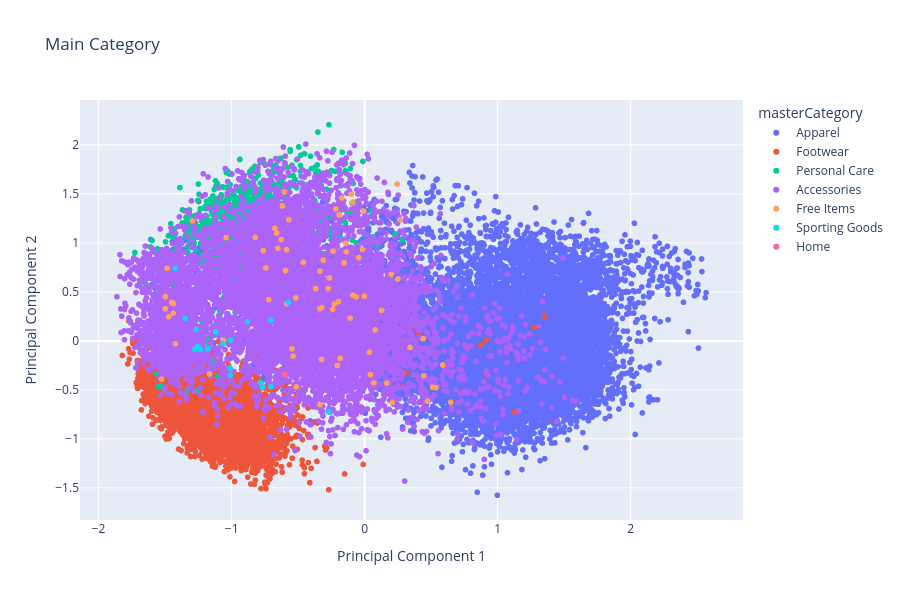

The cell this chart's notebook holds for it:
### Markdown cell above
# Visualization: Principal Components

### Code cell
fig = px.scatter(train, x=0, y=1, color="masterCategory", title='Main Category', height=600, labels={
                     "0": "Principal Component 1",
                     "1": "Principal Component 2"})
fig.show()

### Figure 1 — Plotly figure (JSON) as saved in the notebook; plotly's stock layout.template omitted (floating-point values rounded to 4 significant figures; data arrays with more than 128 entries replaced by an {"elided": "..."} marker saying what was removed)
{"data": [{"hovertemplate": "masterCategory=Apparel<br>Principal Component 1=%{x}<br>Principal Component 2=%{y}<extra></extra>", "legendgroup": "Apparel", "marker": {"color": "#636efa", "symbol": "circle"}, "mode": "markers", "name": "Apparel", "showlegend": true, "type": "scattergl", "x": {"elided": "17108 float values"}, "xaxis": "x", "y": {"elided": "17108 float values"}, "yaxis": "y"}, {"hovertemplate": "masterCategory=Footwear<br>Principal Component 1=%{x}<br>Principal Component 2=%{y}<extra></extra>", "legendgroup": "Footwear", "marker": {"color": "#EF553B", "symbol": "circle"}, "mode": "markers", "name": "Footwear", "showlegend": true, "type": "scattergl", "x": {"elided": "7411 float values"}, "xaxis": "x", "y": {"elided": "7411 float values"}, "yaxis": "y"}, {"hovertemplate": "masterCategory=Personal Care<br>Principal Component 1=%{x}<br>Principal Component 2=%{y}<extra></extra>", "legendgroup": "Personal Care", "marker": {"color": "#00cc96", "symbol": "circle"}, "mode": "markers", "name": "Personal Care", "showlegend": true, "type": "scattergl", "x": {"elided": "1920 float values"}, "xaxis": "x", "y": {"elided": "1920 float values"}, "yaxis": "y"}, {"hovertemplate": "masterCategory=Accessories<br>Principal Component 1=%{x}<br>Principal Component 2=%{y}<extra></extra>", "legendgroup": "Accessories", "marker": {"color": "#ab63fa", "symbol": "circle"}, "mode": "markers", "name": "Accessories", "showlegend": true, "type": "scattergl", "x": {"elided": "8993 float values"}, "xaxis": "x", "y": {"elided": "8993 float values"}, "yaxis": "y"}, {"hovertemplate": "masterCategory=Free Items<br>Principal Component 1=%{x}<br>Principal Component 2=%{y}<extra></extra>", "legendgroup": "Free Items", "marker": {"color": "#FFA15A", "symbol": "circle"}, "mode": "markers", "name": "Free Items", "showlegend": true, "type": "scattergl", "x": [-0.2744, -0.1836, -0.0995, -0.5694, 0.2651, -0.002749, -0.6264, 0.06879, 0.1276, -0.6183, -0.5135, -0.008, -1.166, -0.5377, -0.3685, -0.1369, -0.5849, -0.01639, 0.2495, -1.437, 0.3412, -0.1919, 0.6473, 0.04363, 0.4395, -0.1093, 0.4439, 0.2441, 0.4725, 0.04261, -0.8223, 0.03553, 0.208, -0.1407, -0.1547, -0.06219, -0.7212, -1.525, -0.2291, -0.6615, -1.485, -1.438, -1.498, -0.08846, -0.4616, -0.6037, -1.294, 0.07924, 0.5352, -0.337, 0.5872, -0.6743, -0.5174, -0.7628, -0.2375, -1.422, -0.2055, -0.1973, -0.7422, -0.09021, -0.3215, -0.1715, -0.5873, -0.2405, -1.45, -0.5472, -0.3364, -1.473, -0.3362, 0.1666, 0.5115, -0.3243, -0.6526, 0.2004, -0.5948, -0.2161, -0.04327, -1.06, -0.2645, -1.041, -1.499, -0.3107], "xaxis": "x", "y": [0.5345, -0.1787, 1.496, 1.237, 1.236, 0.4562, 1.035, -0.4298, 0.3116, 1.378, -0.4693, 1.326, -0.3384, -0.1558, 0.533, 0.9092, 0.3799, 0.9334, 0.6321, 0.3819, -0.06591, 1.288, -0.6265, -0.3462, 0.02167, 0.2327, -0.3564, 1.601, -0.6151, -0.3456, 1.056, -0.1151, -0.6285, 0.998, 0.798, 0.448, 0.4198, -0.3914, 0.3746, 1.101, 0.7408, 0.2815, 0.4514, 0.4677, 0.8027, 1.52, 1.225, 0.1112, -0.4783, 0.3279, -0.2461, 1.149, 0.4388, 0.9223, 0.9159, -0.03002, -0.2514, 0.4006, 0.7449, 1.417, 0.3397, 1.459, 0.9317, 0.3215, 0.3917, -0.08144, -0.652, 0.2449, 0.7107, -0.4313, -0.4734, -0.1898, 0.9446, 0.6776, 0.7181, 1.347, 0.8502, 0.004146, 0.6429, 1.055, 0.3262, 0.8241], "yaxis": "y"}, {"hovertemplate": "masterCategory=Sporting Goods<br>Principal Component 1=%{x}<br>Principal Component 2=%{y}<extra></extra>", "legendgroup": "Sporting Goods", "marker": {"color": "#19d3f3", "symbol": "circle"}, "mode": "markers", "name": "Sporting Goods", "showlegend": true, "type": "scattergl", "x": [-1.064, -1.235, -1.349, -1.011, -1.267, -0.8807, -0.2689, -1.007, -1.254, -0.5728, -1.279, -1.18, -0.7673, -0.7835, -1.119, -1.011, -0.7052, -1.251, -0.7046, -1.424], "xaxis": "x", "y": [-0.02939, -0.08824, 0.23, -0.2783, 0.1147, 0.1968, -0.7264, 0.008303, -0.0588, 0.3922, -0.08639, -0.08024, -0.4738, -0.4249, 0.0936, -0.3504, 0.2089, -0.06168, -0.468, 0.7409], "yaxis": "y"}, {"hovertemplate": "masterCategory=Home<br>Principal Component 1=%{x}<br>Principal Component 2=%{y}<extra></extra>", "legendgroup": "Home", "marker": {"color": "#FF6692", "symbol": "circle"}, "mode": "markers", "name": "Home", "showlegend": true, "type": "scattergl", "x": [-0.5992], "xaxis": "x", "y": [-0.3426], "yaxis": "y"}], "layout": {"height": 600, "legend": {"title": {"text": "masterCategory"}, "tracegroupgap": 0}, "title": {"text": "Main Category"}, "xaxis": {"anchor": "y", "domain": [0, 1], "title": {"text": "Principal Component 1"}}, "yaxis": {"anchor": "x", "domain": [0, 1], "title": {"text": "Principal Component 2"}}}}
